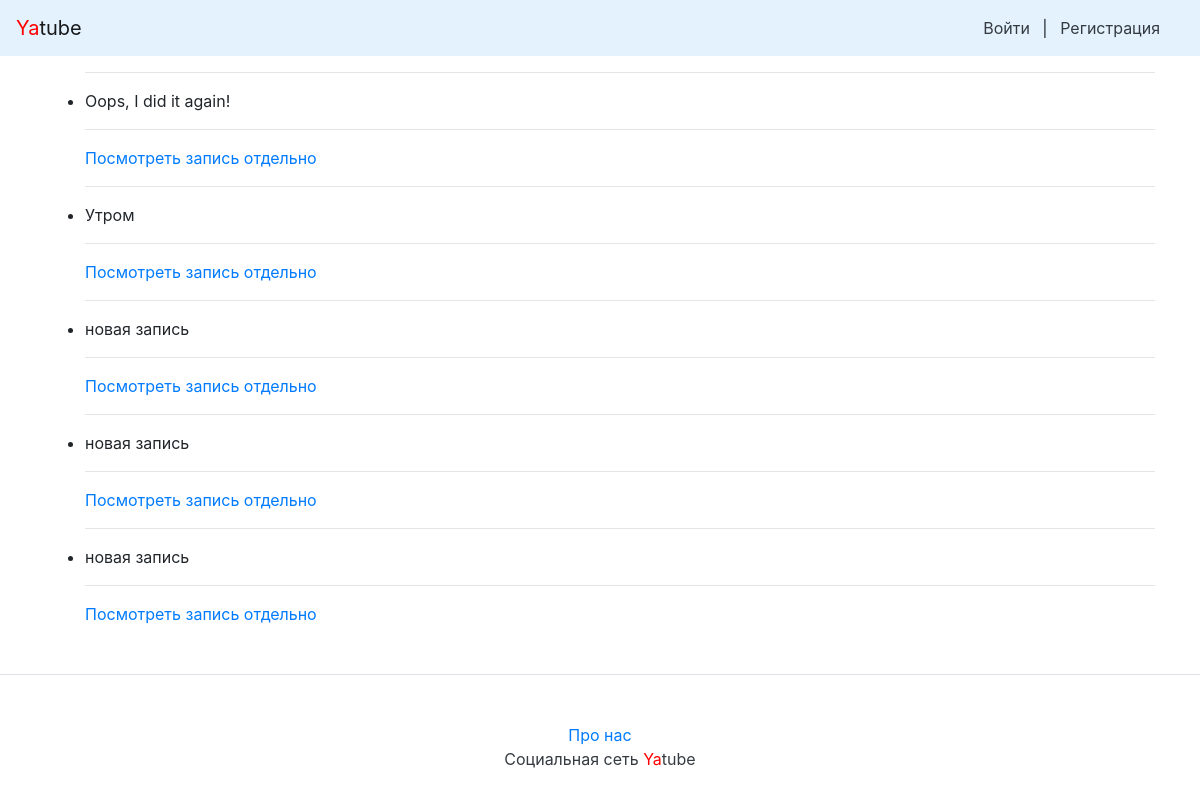
/anton/, run on an earlier commit of the app's database.
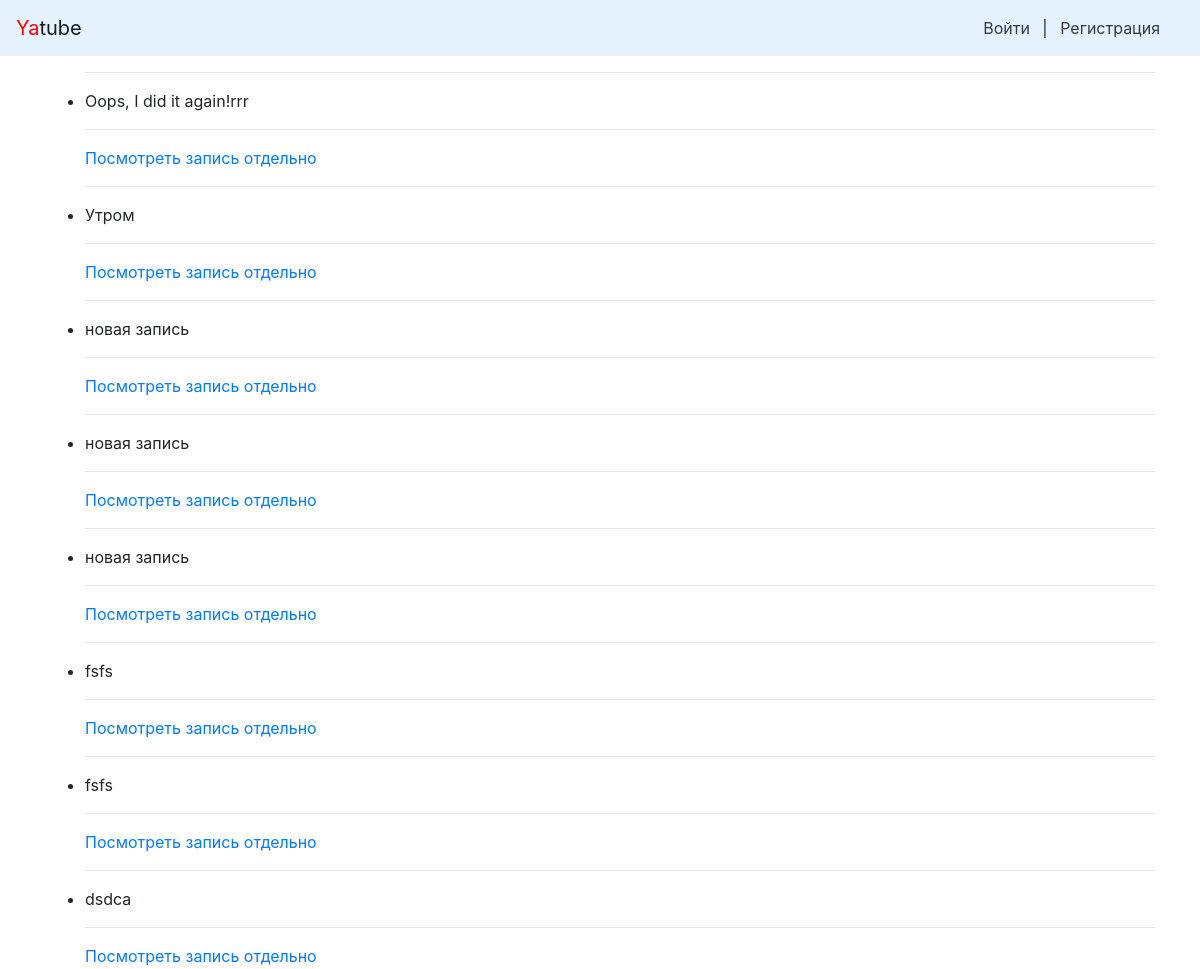
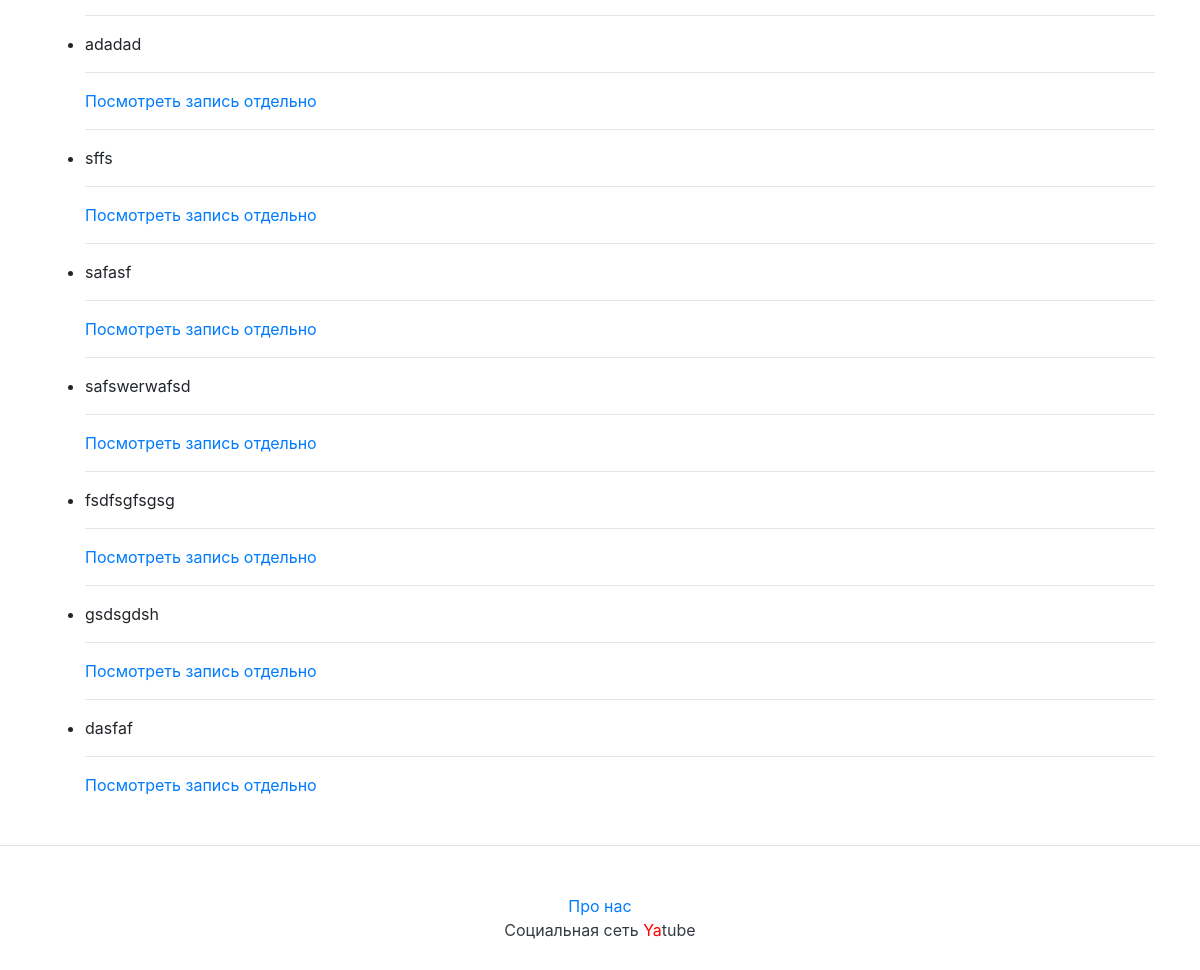
And on a later commit of the database (2 pictures, top to bottom).
### posts/models.py (models this page shows)
class Post(models.Model):
    text=models.CharField(max_length=25,null=True,verbose_name='введите текст' )
    pub_date=models.DateTimeField('date published',auto_now_add=True)
    author=models.ForeignKey(User, on_delete=models.CASCADE, null=True,related_name='posts')
    def __str__(self):
        return self.text

### posts/views.py (the view)
# urls.py: path('<str:username>/', user_posts, name='profile'),
def user_posts(request, username):
  posts = Post.objects.filter(author__username=username)
  return render(request, 'profile.html', {'posts':posts})

### templates/profile.html
{% extends 'base.html' %}
{% block content %}
{% for post in posts %}
<ul><li>
<hr>
<p>{{post}}</p>
<hr>
<a href="{% url 'tak'  request.user.id post.id %}">Посмотреть запись отдельно</a></p>
</li>
</ul>
{% endfor %}
{% endblock content %}

What changed in the data, as far as the page shows it:
changed Post: text "Oops, I did it again!" → "Oops, I did it again!rrr"
added Post: text "fsfs"
added Post: text "fsfs"
added Post: text "dsdca"
added Post: text "adadad"
added Post: text "sffs"
added Post: text "safasf"
added Post: text "safswerwafsd"
added Post: text "fsdfsgfsgsg"
added Post: text "gsdsgdsh"
added Post: text "dasfaf"
